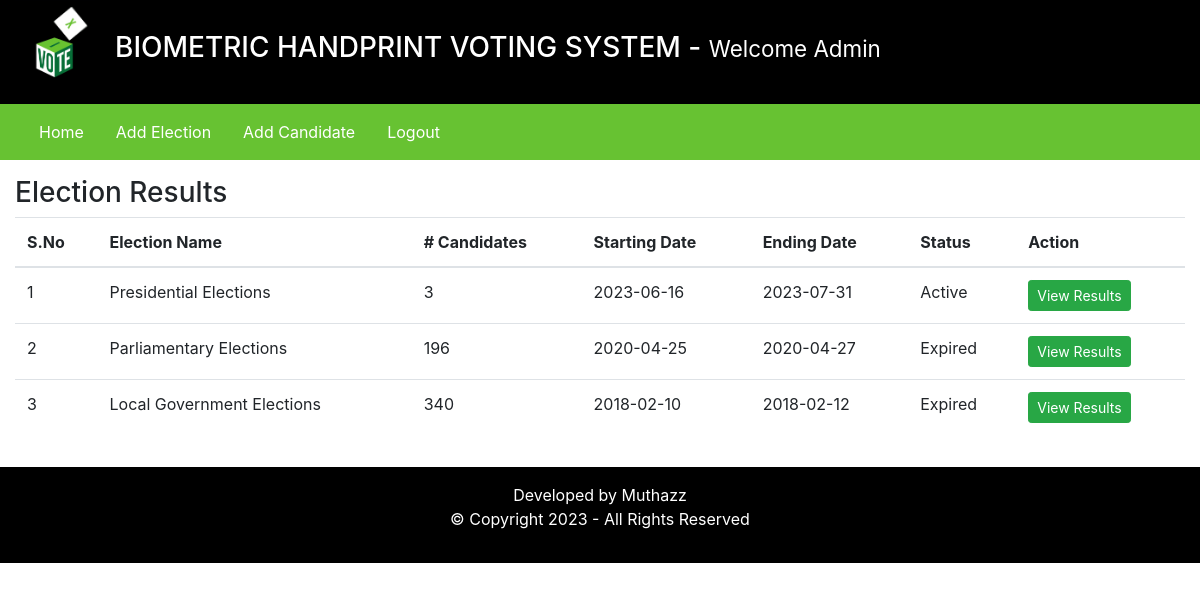
Screenshot of /admin/index.php?homepage=1 (signed in) with the database file from the repository.
### tables this page shows
CREATE TABLE `elections` (
  `id` int(10) NOT NULL,
  `election_topic` varchar(255) DEFAULT NULL,
  `no_of_candidates` int(5) DEFAULT NULL,
  `starting_date` date DEFAULT NULL,
  `ending_date` date DEFAULT NULL,
  `status` varchar(20) DEFAULT NULL,
  `inserted_by` varchar(10) DEFAULT NULL,
  `inserted_on` date DEFAULT NULL
);

### admin/inc/homepage.php (the view)
<div class="row my-3">
    <div class="col-12">
        <h3>Election Results</h3>
        <table class="table">
            <thead>
                <tr>
                    <th scope="col">S.No</th>
                    <th scope="col">Election Name</th>
                    <th scope="col"># Candidates</th>
                    <th scope="col">Starting Date</th>
                    <th scope="col">Ending Date</th>
                    <th scope="col">Status </th>
                    <th scope="col">Action </th>
                </tr>
            </thead>
            <tbody>
                <?php
                    $fetchingData = mysqli_query($db, "SELECT * FROM elections") or die(mysqli_error($db));
                    $isAnyElectionAdded = mysqli_num_rows($fetchingData);
                    if($isAnyElectionAdded > 0)
                    {
                        $sno = 1;
                        while($row = mysqli_fetch_assoc($fetchingData))
                        {
                            $election_id = $row['id'];
                ?>
                            <tr>
                                <td><?php echo $sno++; ?></td>
                                <td><?php echo $row['election_topic']; ?></td>
                                <td><?php echo $row['no_of_candidates']; ?></td>
                                <td><?php echo $row['starting_date']; ?></td>
                                <td><?php echo $row['ending_date']; ?></td>
                                <td><?php echo $row['status']; ?></td>
                                <td>
                                    <a href="index.php?viewResult=<?php echo $election_id; ?>" class="btn btn-sm btn-success"> View Results </a>
                                </td>
                            </tr>
                <?php
                        }
                    }else {
            ?>
                        <tr>
                            <td colspan="7"> There are no elections added yet. </td>
                        </tr>
            <?php
                    }
                ?>
            </tbody>
        </table>
    </div>
</div>

### rows the page displays
elections: election_topic "Presidential Elections", no_of_candidates "3", starting_date "2023-06-16", ending_date "2023-07-31", status "Active"
elections: election_topic "Parliamentary Elections", no_of_candidates "196", starting_date "2020-04-25", ending_date "2020-04-27", status "Expired"
elections: election_topic "Local Government Elections", no_of_candidates "340", starting_date "2018-02-10", ending_date "2018-02-12", status "Expired"

### other values shown
$_SESSION['username'] "Admin"
